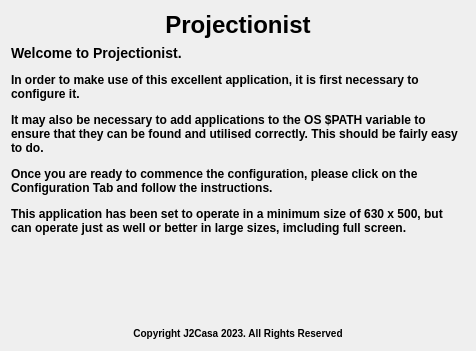
<?xml version="1.0" encoding="UTF-8"?>
<ui version="4.0">
 <class>Page01Intro</class>
 <widget class="QWidget" name="Page01Intro">
  <property name="geometry">
   <rect>
    <x>0</x>
    <y>0</y>
    <width>476</width>
    <height>351</height>
   </rect>
  </property>
  <property name="sizePolicy">
   <sizepolicy hsizetype="Preferred" vsizetype="Preferred">
    <horstretch>0</horstretch>
    <verstretch>1</verstretch>
   </sizepolicy>
  </property>
  <property name="windowTitle">
   <string>Page 01 Intro</string>
  </property>
  <property name="toolTip">
   <string>Page Tool Tip</string>
  </property>
  <property name="statusTip">
   <string>Page Status Tip</string>
  </property>
  <property name="whatsThis">
   <string>Page Whats This</string>
  </property>
  <layout class="QGridLayout" name="gridLayout">
   <item row="1" column="1">
    <layout class="QGridLayout" name="gridLayoutInfoTab">
     <item row="0" column="0">
      <widget class="QLabel" name="labelInfoTitle">
       <property name="text">
        <string>&lt;html&gt;&lt;head/&gt;&lt;body&gt;&lt;h1 style=&quot; margin-top:18px; margin-bottom:12px; margin-left:0px; margin-right:0px; -qt-block-indent:0; text-indent:0px;&quot;&gt;&lt;span style=&quot; font-size:xx-large; font-weight:700;&quot;&gt;Projectionist&lt;/span&gt;&lt;/h1&gt;&lt;/body&gt;&lt;/html&gt;</string>
       </property>
       <property name="alignment">
        <set>Qt::AlignCenter</set>
       </property>
      </widget>
     </item>
     <item row="1" column="0">
      <widget class="QLabel" name="labelInfoDetails">
       <property name="sizePolicy">
        <sizepolicy hsizetype="Preferred" vsizetype="Preferred">
         <horstretch>0</horstretch>
         <verstretch>98</verstretch>
        </sizepolicy>
       </property>
       <property name="statusTip">
        <string>Welcome Tab</string>
       </property>
       <property name="text">
        <string>&lt;html&gt;&lt;head/&gt;&lt;body&gt;&lt;h3 style=&quot; margin-top:14px; margin-bottom:12px; margin-left:0px; margin-right:0px; -qt-block-indent:0; text-indent:0px;&quot;&gt;&lt;span style=&quot; font-size:large; font-weight:700;&quot;&gt;Welcome to Projectionist.&lt;/span&gt;&lt;/h3&gt;&lt;h4 style=&quot; margin-top:12px; margin-bottom:12px; margin-left:0px; margin-right:0px; -qt-block-indent:0; text-indent:0px;&quot;&gt;&lt;span style=&quot; font-size:medium; font-weight:700;&quot;&gt;In order to make use of this excellent application, it is first necessary to configure it.&lt;/span&gt;&lt;/h4&gt;&lt;h4 style=&quot; margin-top:12px; margin-bottom:12px; margin-left:0px; margin-right:0px; -qt-block-indent:0; text-indent:0px;&quot;&gt;&lt;span style=&quot; font-size:medium; font-weight:700;&quot;&gt;It may also be necessary to add applications to the OS $PATH variable to ensure that they can be found and utilised correctly. This should be fairly easy to do.&lt;/span&gt;&lt;/h4&gt;&lt;h4 style=&quot; margin-top:12px; margin-bottom:12px; margin-left:0px; margin-right:0px; -qt-block-indent:0; text-indent:0px;&quot;&gt;&lt;span style=&quot; font-size:medium; font-weight:700;&quot;&gt;Once you are ready to commence the configuration, please click on the Configuration Tab and follow the instructions.&lt;/span&gt;&lt;/h4&gt;&lt;h4 style=&quot; margin-top:12px; margin-bottom:12px; margin-left:0px; margin-right:0px; -qt-block-indent:0; text-indent:0px;&quot;&gt;&lt;span style=&quot; font-size:medium; font-weight:700;&quot;&gt;This application has been set to operate in a minimum size of 630 x 500, but can operate just as well or better in large sizes, imcluding full screen.&lt;/span&gt;&lt;/h4&gt;&lt;/body&gt;&lt;/html&gt;</string>
       </property>
       <property name="alignment">
        <set>Qt::AlignLeading|Qt::AlignLeft|Qt::AlignTop</set>
       </property>
       <property name="wordWrap">
        <bool>true</bool>
       </property>
       <property name="margin">
        <number>5</number>
       </property>
       <property name="indent">
        <number>-4</number>
       </property>
      </widget>
     </item>
     <item row="2" column="0">
      <widget class="QLabel" name="labelInfoCopyright">
       <property name="text">
        <string>&lt;html&gt;&lt;head/&gt;&lt;body&gt;&lt;p align=&quot;center&quot;&gt;&lt;span style=&quot; font-size:small; font-weight:700;&quot;&gt;Copyright J2Casa 2023. All Rights Reserved&lt;/span&gt;&lt;/p&gt;&lt;/body&gt;&lt;/html&gt;</string>
       </property>
      </widget>
     </item>
    </layout>
   </item>
  </layout>
 </widget>
 <resources/>
 <connections/>
</ui>
